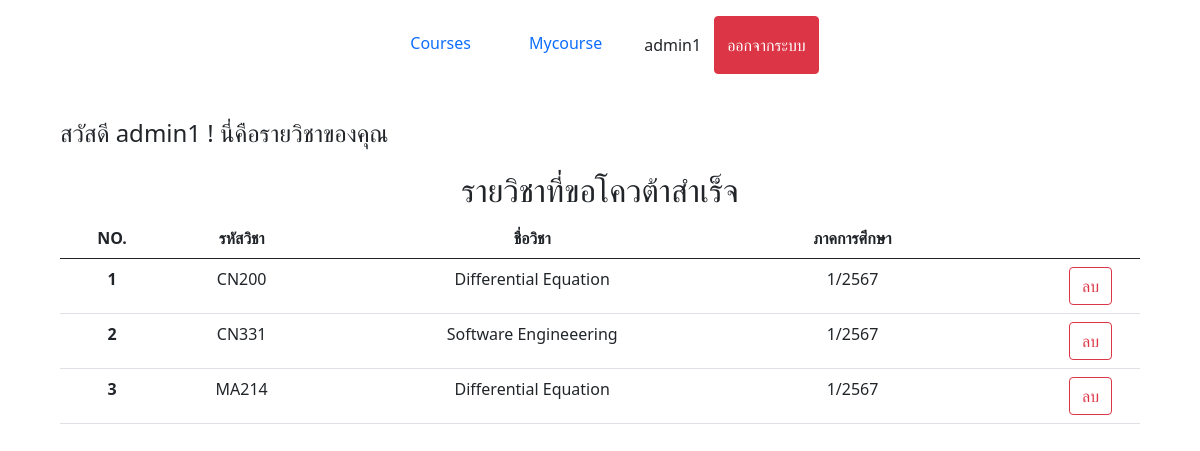
/mycourse (signed in), run on an earlier commit of the app's database.
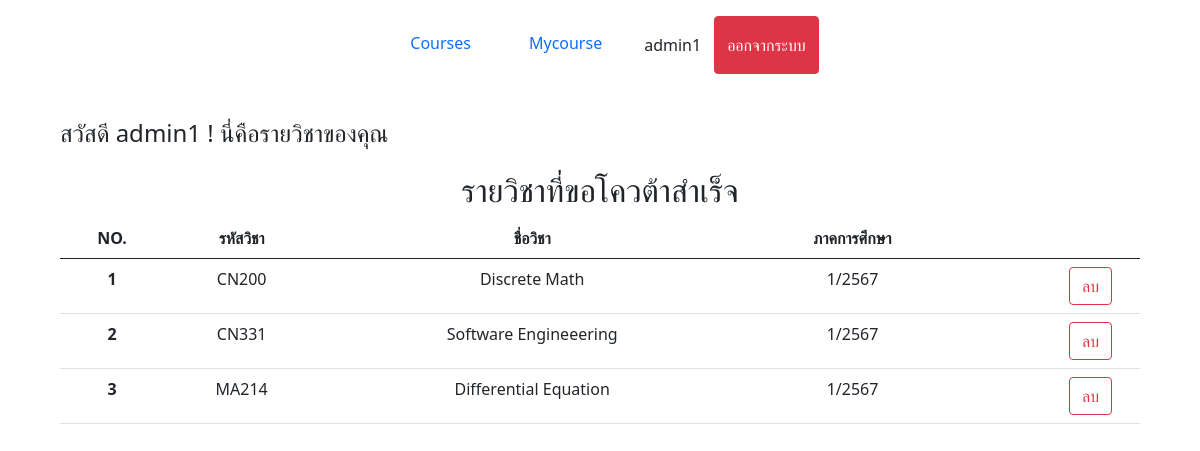
And on a later commit of the database.
### myapp/models.py (models this page shows, shortened)
class QuotaRequest(models.Model):
    user = models.ForeignKey(User, on_delete=models.CASCADE)
    course = models.ForeignKey(Course, on_delete=models.CASCADE)
    requested_at = models.DateTimeField(auto_now_add=True)

class Course(models.Model):
    subject_id = models.CharField(max_length=10)
    subject_name = models.CharField(max_length=100)
    subject_semester = models.CharField(max_length=10)
    subject_amount = models.IntegerField()
    subject_amount_remaining = models.IntegerField()
    subject_credit = models.IntegerField()
    quota_enabled = models.BooleanField(default=True)

### myapp/views.py (the view)
# urls.py: path("mycourse", views.mycourse, name='mycourse'),
@login_required(login_url='/users/login/')
def mycourse(request):
    requested_courses = QuotaRequest.objects.filter(user=request.user)
    context = {
        'requested_courses': requested_courses,
    }
    return render(request, 'mycourse.html', context)

### myapp/Templates/mycourse.html (shortened to what this page needs)
{% extends "base.html" %}
{% block content %}
<h1 style="width: 90%; margin-left: auto; margin-right: auto;">
  <span class="nav-item" style="font-size: 1.5rem;">สวัสดี {{ user.username }} ! นี่คือรายวิชาของคุณ</span>
</h1>
<h2 style="text-align: center;">รายวิชาที่ขอโควต้าสำเร็จ</h2>
<table class="table" style="width: 90% ;margin-left: auto; margin-right: auto; text-align: center;">
  <thead>
    <tr>
      <th scope="col">NO.</th>
      <th scope="col">รหัสวิชา</th>
      <th scope="col">ชื่อวิชา</th>
      <th scope="col">ภาคการศึกษา</th>
      <th scope="col"></th>
    </tr>
  </thead>
  <tbody>
    {% for request in requested_courses %}
    <tr>
      <th scope="row">{{ forloop.counter }}</th>
      <td>{{ request.course.subject_id }}</td>
      <td>{{ request.course.subject_name }}</td>
      <td>{{ request.course.subject_semester }}</td>
      <td><div class="text-end" style="margin-right: 20px;">
        <a href="{% url 'cancel_quota_request' request.course.id %}" class="btn btn-outline-danger"
          onclick="return confirm('คุณต้องยกเลิกการขอโควต้าวิชา {{ request.course.subject_id }} {{ request.course.subject_name }} หรือไม่?')">ลบ</a>
      </div></td>
    </tr>
    {% empty %}
    <tr>
      <td colspan="6" class="text-center">คุณยังไม่ได้ขอโควต้าในรายวิชาใด</td>
    </tr>
    {% endfor %}
  </tbody>
</table>
{% endblock %}

What changed in the data, as far as the page shows it:
changed through a linked row, QuotaRequest "CN200": course.subject_name "Differential Equation" → "Discrete Math"
